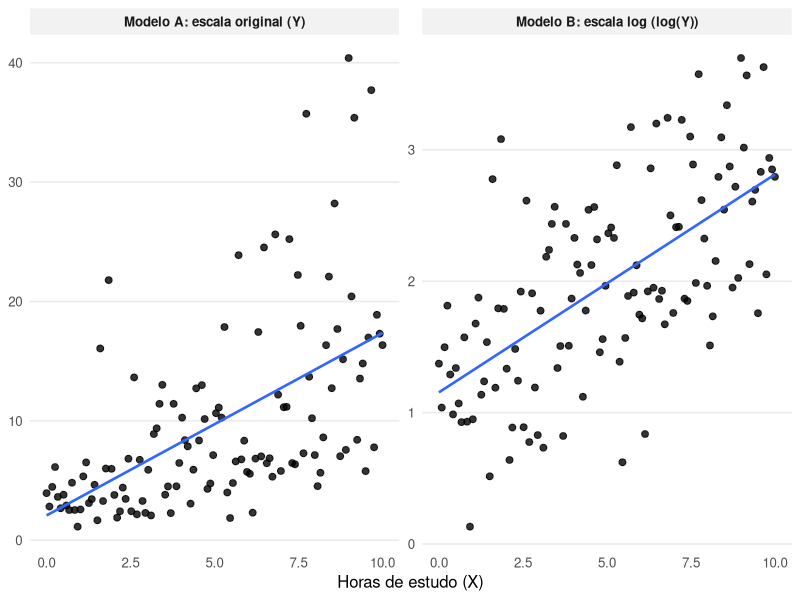
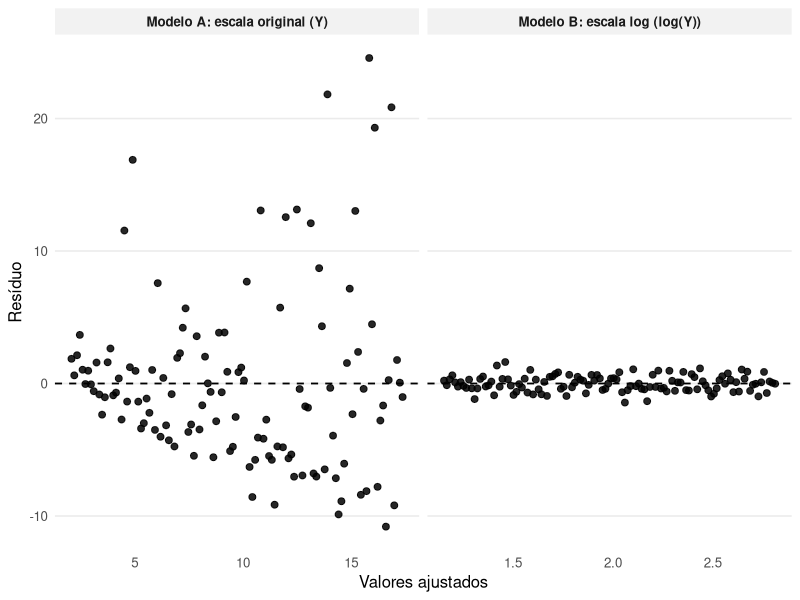
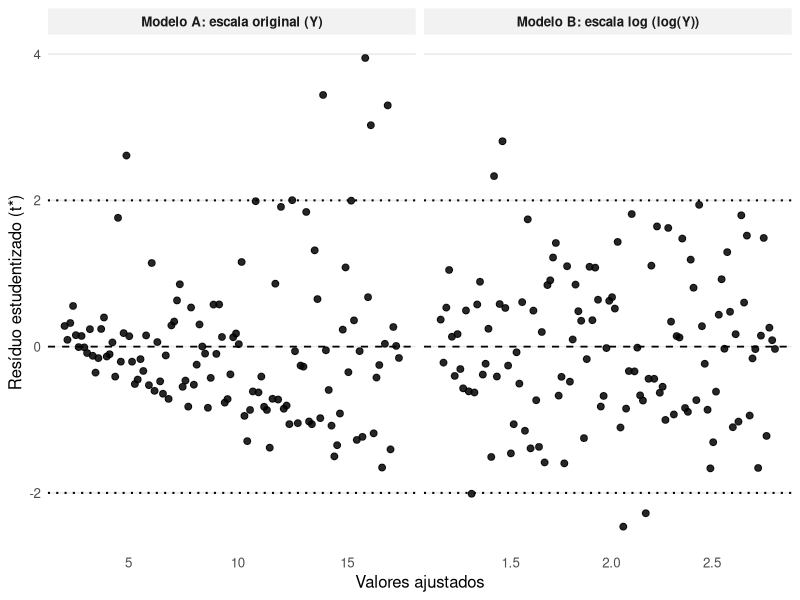
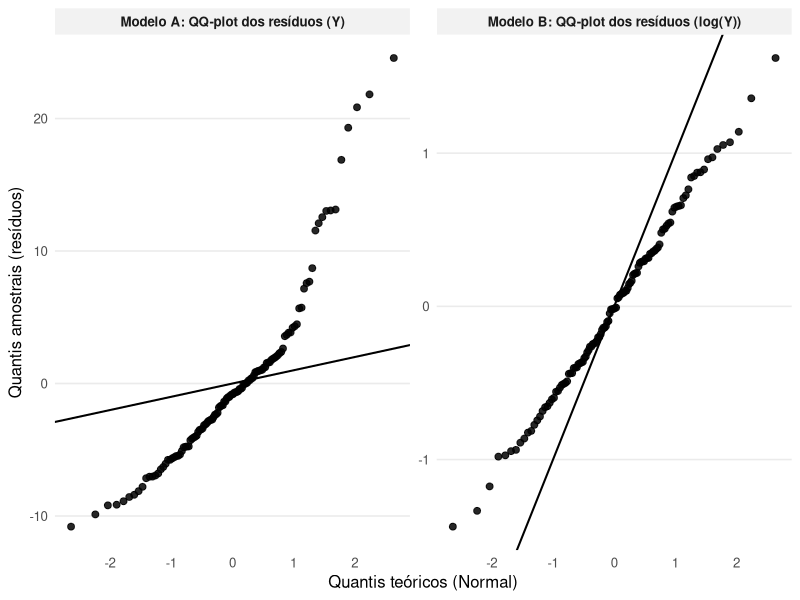
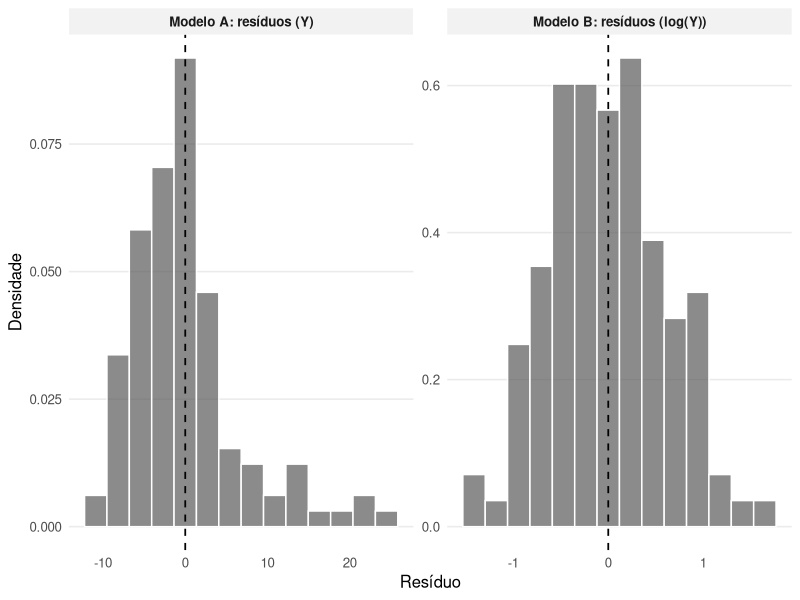
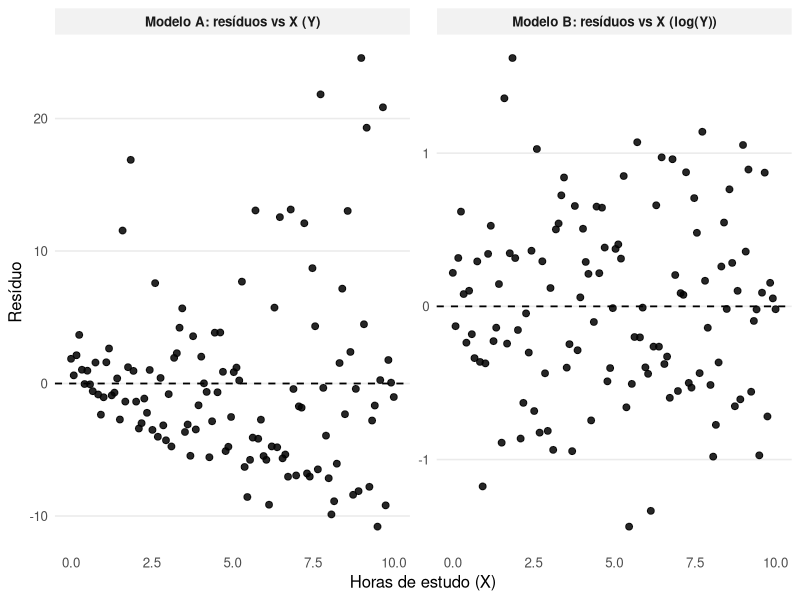

Recreate these plots in R, in order.
## ---- chunk 1
#| echo: true
#| message: false
#| warning: false

library(dplyr)
set.seed(2025)

n <- 120
X <- seq(0, 10, length.out = n)

# Relação linear na escala log(Y)
sigma <- 0.6
logY  <- 1.0 + 0.20*X + rnorm(n, 0, sigma)
Y     <- exp(logY)

df <- tibble(
  X = X,
  Y = Y,
  logY = log(Y)
)
## ---- chunk 2
#| echo: true
#| message: false
#| warning: false

head(df)
summary(df)
## ---- chunk 3
#| echo: true
#| message: false
#| warning: false

mA <- lm(Y ~ X, data = df)
mB <- lm(logY ~ X, data = df)

cat("=== MODELO A (Y ~ X) ===\n")
print(summary(mA))

cat("\n=== MODELO B (logY ~ X) ===\n")
print(summary(mB))
## ---- chunk 4
#| echo: true
#| message: false
#| warning: false

cat("\n=== ANOVA — MODELO A ===\n")
print(anova(mA))

cat("\n=== ANOVA — MODELO B ===\n")
print(anova(mB))
## ---- chunk 5
#| echo: true
#| message: false
#| warning: false

# Padronização visual para TODOS os gráficos do exemplo
library(ggplot2)
library(dplyr)
library(tidyr)

base_size <- 12

theme_diag <- theme_minimal(base_size = base_size) +
  theme(
    panel.grid.minor = element_blank(),
    panel.grid.major.x = element_blank(),
    strip.text = element_text(face = "bold"),
    strip.background = element_rect(fill = "grey95", color = NA),
    plot.title.position = "plot",
    plot.caption.position = "plot"
  )
## ---- chunk 6
#| echo: true
#| message: false
#| warning: false
#| fig-width: 9
#| fig-height: 4.8
#| dpi: 120

df_plot <- df %>%
  select(X, Y, logY) %>%
  pivot_longer(cols = c(Y, logY), names_to = "resp", values_to = "valor") %>%
  mutate(
    resp = ifelse(resp == "Y",
                  "Modelo A: escala original (Y)",
                  "Modelo B: escala log (log(Y))")
  )

ggplot(df_plot, aes(x = X, y = valor)) +
  geom_point(alpha = 0.8, size = 2) +
  geom_smooth(method = "lm", se = FALSE, linewidth = 0.9) +
  facet_wrap(~resp, ncol = 2, scales = "free_y") +
  labs(
    x = "Horas de estudo (X)",
    y = NULL
  ) +
  theme_diag
## ---- chunk 7
#| echo: true
#| message: false
#| warning: false
#| fig-width: 9
#| fig-height: 4.8
#| dpi: 120

resA <- resid(mA); fitA <- fitted(mA)
resB <- resid(mB); fitB <- fitted(mB)

dados <- bind_rows(
  tibble(fit = fitA, res = resA, painel = "Modelo A: escala original (Y)"),
  tibble(fit = fitB, res = resB, painel = "Modelo B: escala log (log(Y))")
)

ggplot(dados, aes(x = fit, y = res)) +
  geom_point(alpha = 0.85, size = 2) +
  geom_hline(yintercept = 0, linetype = "dashed", linewidth = 0.6) +
  facet_wrap(~painel, ncol = 2, scales = "free_x") +
  labs(
    x = "Valores ajustados",
    y = "Resíduo"
  ) +
  theme_diag
## ---- chunk 8
#| echo: true
#| message: false
#| warning: false
#| fig-width: 9
#| fig-height: 4.8
#| dpi: 120

studA <- rstudent(mA)
studB <- rstudent(mB)

dados <- bind_rows(
  tibble(fit = fitA, stud = studA, painel = "Modelo A: escala original (Y)"),
  tibble(fit = fitB, stud = studB, painel = "Modelo B: escala log (log(Y))")
)

ggplot(dados, aes(x = fit, y = stud)) +
  geom_point(alpha = 0.85, size = 2) +
  geom_hline(yintercept = 0, linetype = "dashed", linewidth = 0.6) +
  geom_hline(yintercept = c(-2, 2), linetype = "dotted", linewidth = 0.7) +
  facet_wrap(~painel, ncol = 2, scales = "free_x") +
  labs(
    x = "Valores ajustados",
    y = "Resíduo estudentizado (t*)"
  ) +
  theme_diag
## ---- chunk 9
#| echo: true
#| message: false
#| warning: false
#| fig-width: 9
#| fig-height: 4.8
#| dpi: 120

qq_df <- function(r, painel){
  q <- qqnorm(r, plot.it = FALSE)
  tibble(theo = q$x, samp = q$y, painel = painel)
}

dados <- bind_rows(
  qq_df(resA, "Modelo A: QQ-plot dos resíduos (Y)"),
  qq_df(resB, "Modelo B: QQ-plot dos resíduos (log(Y))")
)

ggplot(dados, aes(x = theo, y = samp)) +
  geom_point(alpha = 0.85, size = 2) +
  geom_abline(intercept = 0, slope = 1, linewidth = 0.7) +
  facet_wrap(~painel, ncol = 2, scales = "free") +
  labs(
    x = "Quantis teóricos (Normal)",
    y = "Quantis amostrais (resíduos)"
  ) +
  theme_diag
## ---- chunk 10
#| echo: true
#| message: false
#| warning: false
#| fig-width: 9
#| fig-height: 4.8
#| dpi: 120

dados <- bind_rows(
  tibble(r = resA, painel = "Modelo A: resíduos (Y)"),
  tibble(r = resB, painel = "Modelo B: resíduos (log(Y))")
)

ggplot(dados, aes(x = r)) +
  geom_histogram(aes(y = after_stat(density)),
                 bins = 14,
                 alpha = 0.7,
                 color = "white") +
  geom_vline(xintercept = 0, linetype = "dashed", linewidth = 0.6) +
  facet_wrap(~painel, ncol = 2, scales = "free") +
  labs(
    x = "Resíduo",
    y = "Densidade"
  ) +
  theme_diag
## ---- chunk 11
#| echo: true
#| message: false
#| warning: false
#| fig-width: 9
#| fig-height: 4.8
#| dpi: 120

dados <- bind_rows(
  tibble(X = df$X, res = resA, painel = "Modelo A: resíduos vs X (Y)"),
  tibble(X = df$X, res = resB, painel = "Modelo B: resíduos vs X (log(Y))")
)

ggplot(dados, aes(x = X, y = res)) +
  geom_point(alpha = 0.85, size = 2) +
  geom_hline(yintercept = 0, linetype = "dashed", linewidth = 0.6) +
  facet_wrap(~painel, ncol = 2, scales = "free_y") +
  labs(
    x = "Horas de estudo (X)",
    y = "Resíduo"
  ) +
  theme_diag
